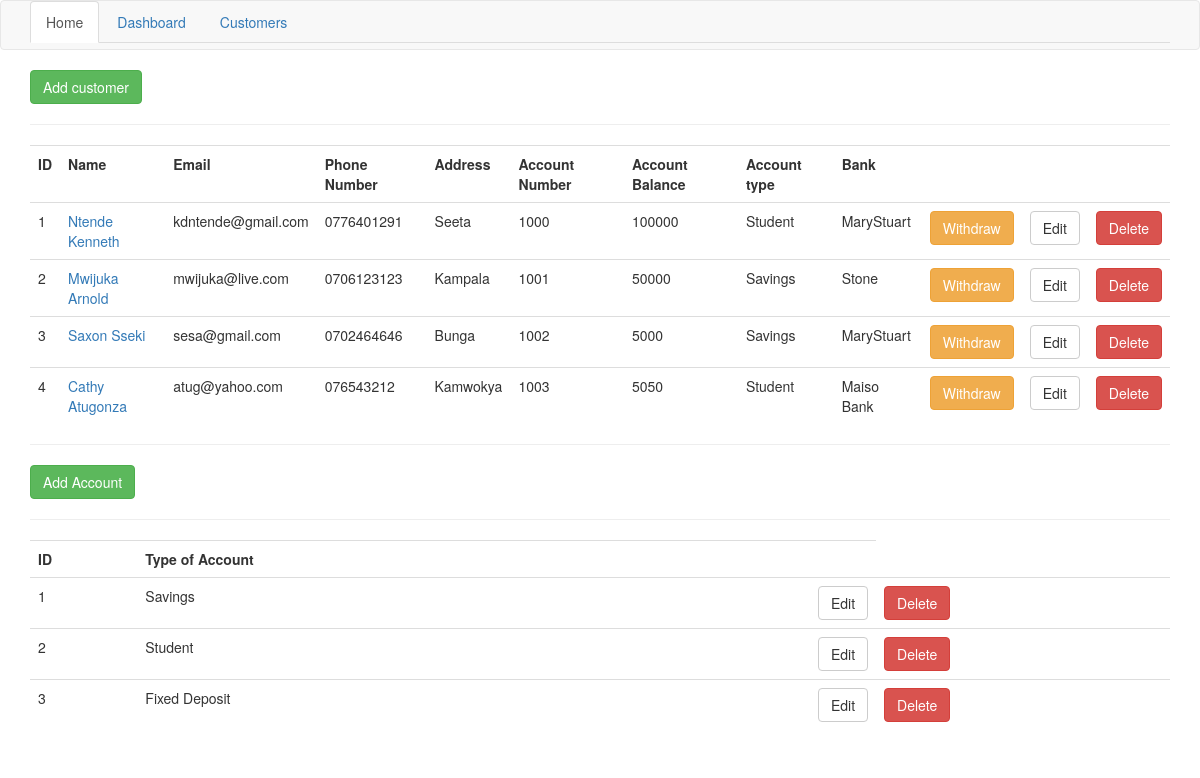
Page /customers on the committed database.
### tables this page shows
CREATE TABLE customers(
id INTEGER PRIMARY KEY AUTOINCREMENT,
name TEXT NOT NULL,
email TEXT NOT NULL,
phon_num TEXT NOT NULL,
address TEXT NOT NULL,
acct_num TEXT NOT NULL UNIQUE,
amount INTEGER,
acct_type TEXT,
bank_id TEXT,
FOREIGN KEY(acct_type) REFERENCES accounts(acct_type),
FOREIGN KEY(bank_id) REFERENCES banks(name)
);

CREATE TABLE accounts(
id INTEGER PRIMARY KEY AUTOINCREMENT,
acct_type TEXT NOT NULL UNIQUE
);

### init.py (the view)
@app.route('/customers')
def customers():
    conn = connect(())
    customs = conn.execute("SELECT * FROM customers").fetchall()
    accounts = conn.execute("SELECT * FROM accounts").fetchall()
    if customs or accounts:
        return render_template('customers.html', customs=customs, accounts=accounts)
    else:
        msg = 'No customers or accounts found, pliz create'
        return render_template('customers.html', msg=msg)
    conn.commit()
    conn.close()

### init.py (called while the page is built)
def connect(self):
    return sqlite3.connect('banksys.db')

### templates/customers.html
{% extends 'layout.html' %}
{% block body %}
  <a class="btn btn-success" href="/create_customer">Add customer</a>
    <hr>
    <table class="table table-stripped">
        <tr>
            <th>ID</th>
            <th>Name</th>
            <th>Email</th>
            <th>Phone Number</th>
            <th>Address</th>
            <th>Account Number</th>
            <th>Account Balance</th>
            <th>Account type</th>
            <th>Bank</th>
            <th></th>
            <th></th>
            <th></th>
        </tr>
        {% for custom in customs %}
            <tr>
                <td>{{custom[0]}}</td>
                <td><a href="/customer_self/{{custom[0]}}">{{custom[1]}}</a></td>
                <td>{{custom[2]}}</td>
                <td>{{custom[3]}}</td>
                <td>{{custom[4]}}</td>
                <td>{{custom[5]}}</td>
                <td>{{custom[6]}}</td>
                <td>{{custom[7]}}</td>
                <td>{{custom[8]}}</td>
                <td><a class="btn btn-warning" href="/withdraw/{{custom[0]}}">Withdraw</a></td>
                <td><a class="btn btn-default pull-right" href="/edit_customer/{{custom[0]}}">Edit</a></td>
                <td>
                    <form method="POST" action="{{url_for('delete_customer', id=custom[0])}}">
                        <input type="submit" value="Delete" class="btn btn-danger">
                    </form>
                </td>
            </tr>
        {% endfor %}
        </table>
    <hr>
    <a href="/create_account" class="btn btn-success">Add Account</a>
    <hr>
    <table class="table table-stripped">
        <tr>
            <th>ID</th>
            <th>Type of Account</th>
            <th></th>
            <th></th>
        </tr>
        {% for account in accounts %}
            <tr>
                <td>{{account[0]}}</td>
                <td>{{account[1]}}</td>
                <td>{{account[2]}}</td>
                <td><a class="btn btn-default pull-right" href="/edit_account/{{account[0]}}">Edit</a></td>
                <td>
                    <form method="POST" action="{{url_for('delete_account', id=account[0])}}">
                        <input type="submit" value="Delete" class="btn btn-danger">
                    </form>
                </td>
            </tr>
        {% endfor %}
    </table>
{% endblock %}

### rows in the picture
customers: id "1", name "Ntende Kenneth", email "kdntende@gmail.com", phon_num "0776401291", address "Seeta", acct_num "1000", amount "100000", acct_type "Student", bank "MaryStuart"
customers: id "2", name "Mwijuka Arnold", email "mwijuka@live.com", phon_num "0706123123", address "Kampala", acct_num "1001", amount "50000", acct_type "Savings", bank "Stone"
customers: id "3", name "Saxon Sseki", email "sesa@gmail.com", phon_num "0702464646", address "Bunga", acct_num "1002", amount "5000", acct_type "Savings", bank "MaryStuart"
customers: id "4", name "Cathy Atugonza", email "atug@yahoo.com", phon_num "076543212", address "Kamwokya", acct_num "1003", amount "5050", acct_type "Student", bank "Maiso Bank"
accounts: id "1", acct_type "Savings"
accounts: id "2", acct_type "Student"
accounts: id "3", acct_type "Fixed Deposit"
